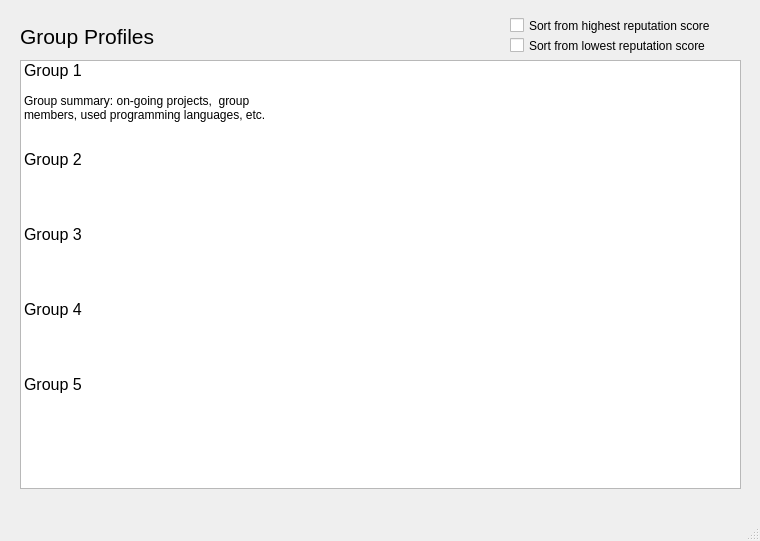
<?xml version="1.0" encoding="UTF-8"?>
<ui version="4.0">
 <class>MainWindow</class>
 <widget class="QMainWindow" name="MainWindow">
  <property name="geometry">
   <rect>
    <x>0</x>
    <y>0</y>
    <width>760</width>
    <height>541</height>
   </rect>
  </property>
  <property name="windowTitle">
   <string>More Group Profiles Page</string>
  </property>
  <widget class="QWidget" name="centralwidget">
   <widget class="QLabel" name="label">
    <property name="geometry">
     <rect>
      <x>20</x>
      <y>20</y>
      <width>245</width>
      <height>33</height>
     </rect>
    </property>
    <property name="font">
     <font>
      <pointsize>16</pointsize>
     </font>
    </property>
    <property name="autoFillBackground">
     <bool>false</bool>
    </property>
    <property name="text">
     <string>Group Profiles </string>
    </property>
   </widget>
   <widget class="QListWidget" name="listWidget">
    <property name="geometry">
     <rect>
      <x>20</x>
      <y>60</y>
      <width>721</width>
      <height>429</height>
     </rect>
    </property>
    <property name="sortingEnabled">
     <bool>false</bool>
    </property>
    <item>
     <property name="text">
      <string>Group 1</string>
     </property>
     <property name="font">
      <font>
       <pointsize>12</pointsize>
      </font>
     </property>
    </item>
    <item>
     <property name="text">
      <string/>
     </property>
    </item>
    <item>
     <property name="text">
      <string>Group summary: on-going projects,  group</string>
     </property>
    </item>
    <item>
     <property name="text">
      <string>members, used programming languages, etc.</string>
     </property>
    </item>
    <item>
     <property name="text">
      <string/>
     </property>
    </item>
    <item>
     <property name="text">
      <string/>
     </property>
    </item>
    <item>
     <property name="text">
      <string>Group 2</string>
     </property>
     <property name="font">
      <font>
       <pointsize>12</pointsize>
      </font>
     </property>
    </item>
    <item>
     <property name="text">
      <string/>
     </property>
    </item>
    <item>
     <property name="text">
      <string/>
     </property>
    </item>
    <item>
     <property name="text">
      <string/>
     </property>
    </item>
    <item>
     <property name="text">
      <string/>
     </property>
    </item>
    <item>
     <property name="text">
      <string>Group 3</string>
     </property>
     <property name="font">
      <font>
       <pointsize>12</pointsize>
      </font>
     </property>
    </item>
    <item>
     <property name="text">
      <string/>
     </property>
    </item>
    <item>
     <property name="text">
      <string/>
     </property>
    </item>
    <item>
     <property name="text">
      <string/>
     </property>
    </item>
    <item>
     <property name="text">
      <string>  </string>
     </property>
    </item>
    <item>
     <property name="text">
      <string>Group 4</string>
     </property>
     <property name="font">
      <font>
       <pointsize>12</pointsize>
      </font>
     </property>
    </item>
    <item>
     <property name="text">
      <string/>
     </property>
    </item>
    <item>
     <property name="text">
      <string>  </string>
     </property>
    </item>
    <item>
     <property name="text">
      <string>  </string>
     </property>
    </item>
    <item>
     <property name="text">
      <string>  </string>
     </property>
    </item>
    <item>
     <property name="text">
      <string>Group 5</string>
     </property>
     <property name="font">
      <font>
       <pointsize>12</pointsize>
      </font>
     </property>
    </item>
   </widget>
   <widget class="QCheckBox" name="checkBox">
    <property name="geometry">
     <rect>
      <x>510</x>
      <y>10</y>
      <width>221</width>
      <height>31</height>
     </rect>
    </property>
    <property name="text">
     <string>Sort from highest reputation score</string>
    </property>
   </widget>
   <widget class="QCheckBox" name="checkBox_2">
    <property name="geometry">
     <rect>
      <x>510</x>
      <y>30</y>
      <width>221</width>
      <height>31</height>
     </rect>
    </property>
    <property name="text">
     <string>Sort from lowest reputation score</string>
    </property>
   </widget>
  </widget>
  <widget class="QStatusBar" name="statusbar"/>
 </widget>
 <resources/>
 <connections/>
</ui>
